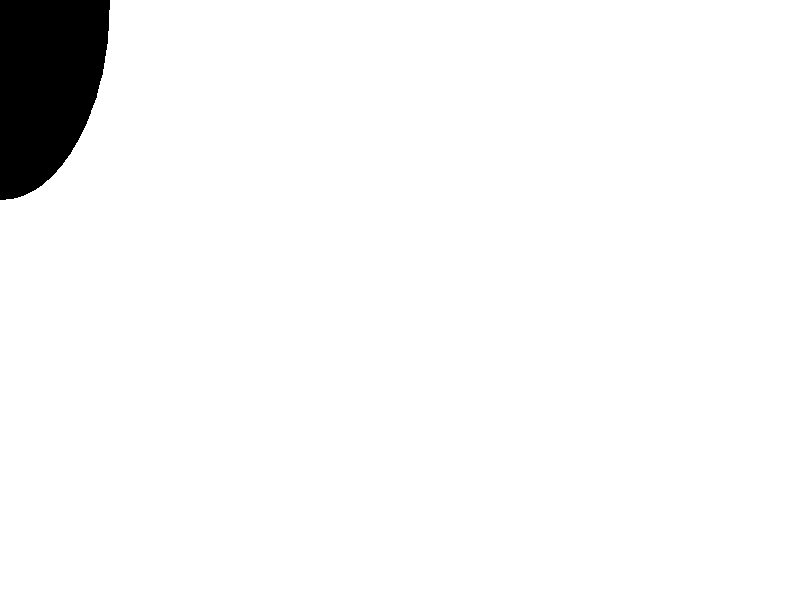
Frame 1 (no input)
Frame 60 (the mouse pressed at the canvas centre just before this capture): identical to frame 1, image omitted
Frame 120 (the mouse held since frame 60 and released just before this capture): identical to frame 1, image omitted

The Processing sketch that drew this single still picture (run headless with seeded random() and noise(); from frame 60 on, the mouse is pressed at the canvas centre):

// Processing sketch: day_02_02_incrementingVariables
// ── day_02_02_incrementingVariables.pde
float circleX = 0;
float circleY = 0;
float circleW = 220;
float circleH = 400;
float circleStroke = 255;
float strokeSize = 1; 
float circleFill = 0;
float backgroundColor = 255;
float change = 1;

float otherChange = 5; 

void setup() {
  size(800,600);
  noSmooth(); 
}

void draw() {
  //Start off with just the shape, then load in the modifications
  // Draw the background and the ellipse
  background(backgroundColor);
  stroke(circleStroke);
  strokeWeight(strokeSize);
  fill(circleFill);
  ellipse(circleX,circleY,circleW,circleH);
  
  // Change the values of all variables - try one at a time, or all at once
  //circleX = circleX + change;
  //circleY = circleY + change;
  //circleW = circleW + change;
  //circleH = circleH - change;
  //circleStroke = circleStroke - change;
  //circleFill = circleFill + change;
  //strokeSize = strokeSize + change * 0.1;
  
  //circleH = circleH - otherChange;
  
  // then add in another shape that uses the same variables differently
  //ellipse(newCircleX,newCircleY,newCircleW,newCircleH);
  
}

//start off with just the shape
